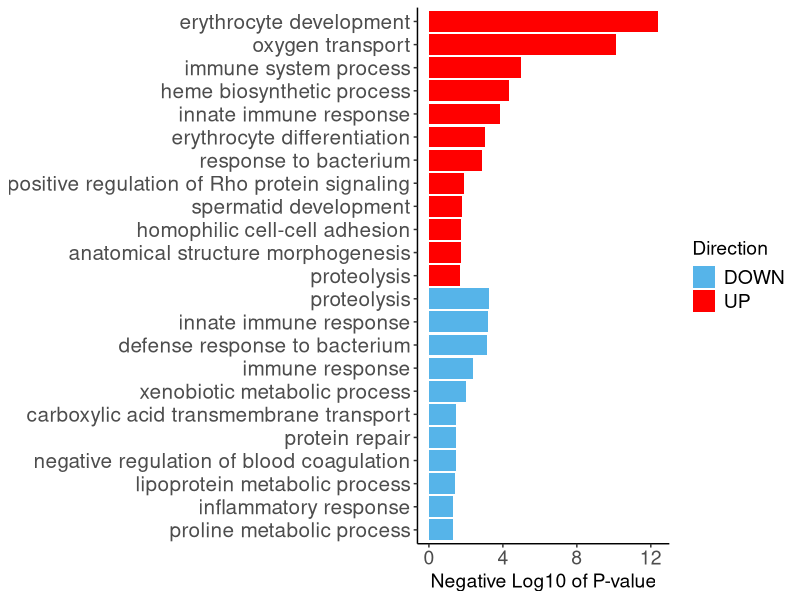
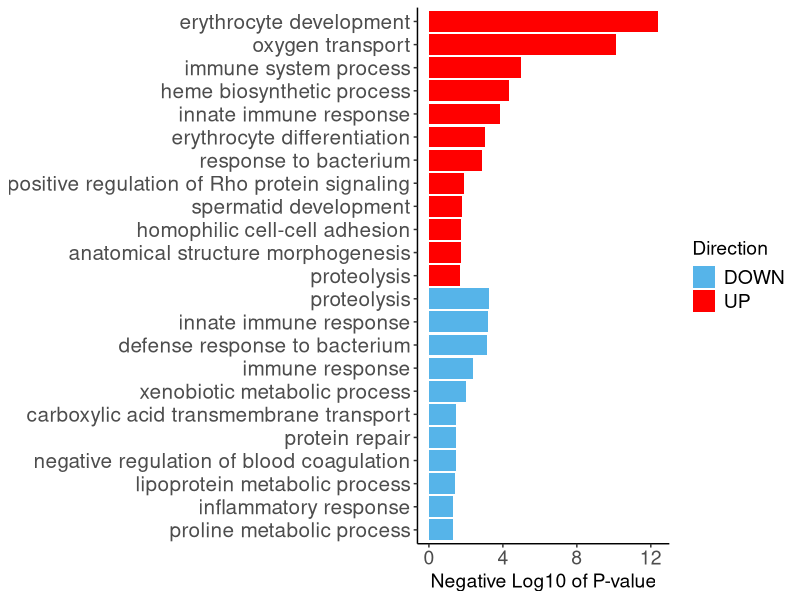

The R source for these figures, in order:
library(readr)
library(dplyr)
library("ggsci")
library("ggplot2")
library("gridExtra")

library(ggrepel)
library(forcats)
library(stringr)

setwd("c:/00_Research_projects/11_RNA-seq/iqgap1_RNAseq_dataset/STAR-RSEM_data/GO-BP_KEGG_plots")

GOBP_up <- read.csv("GOBP-UP.tsv", sep = '\t')

GOBP_up$negLogPValue <- -log(GOBP_up$PValue, base = 10)
head(GOBP_up)

GOBP_up <- GOBP_up %>% arrange(negLogPValue)
values <- as.vector(GOBP_up$Term)
GOBP_up$Term <- factor(GOBP_up$Term, levels = values)
##############
GOBP_down <- read.csv("GOBP-DOWN.tsv", sep = '\t')

GOBP_down$negLogPValue <- -log(GOBP_down$PValue, base = 10)
head(GOBP_down)

GOBP_down <- GOBP_down %>% arrange(negLogPValue)
values <- as.vector(GOBP_down$Term)
GOBP_down$Term <- factor(GOBP_down$Term, levels = values)


GOBP_full <- rbind(GOBP_up, GOBP_down)
GOBP_full$Direction <- c(rep("UP", nrow(GOBP_up)), rep("DOWN", nrow(GOBP_down)) )

GOBP_full$Direction <- factor(GOBP_full$Direction, levels = c("DOWN", "UP"))
GOBP_full <-GOBP_full %>% arrange(Direction, negLogPValue)
values <- as.vector(GOBP_full$Term)

GOBP_full$Term <- factor(GOBP_full$Term, levels = values)



############### Full dataset ###############################

ggplot(data = GOBP_full, aes(x = Term, y = negLogPValue, fill = Direction)) +
  geom_col() +
  scale_fill_manual(values=c(  "#56B4E9", "red")) +
  ylab("Negative Log10 of P-value") +
  coord_flip()+
  theme_classic() +
  theme(axis.text.x = element_text( size = 14),
        axis.title.x = element_text(size = 14),
        axis.text.y = element_text(size = 15),
        axis.title.y = element_blank(),
        legend.text = element_text(size = 14),
        legend.title = element_text(size = 14),
        panel.grid.major = element_blank(),
        panel.grid.major.x = element_blank()
  )


ggsave("GOBP_pathways_full.png", dpi = 300)
